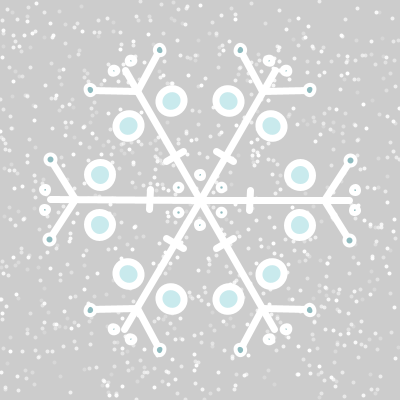
Frame 1 (no input)
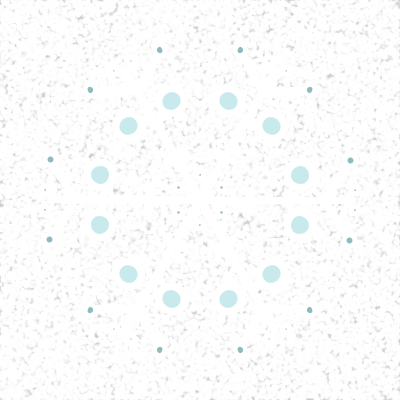
Frame 60 (the mouse pressed at the canvas centre just before this capture)
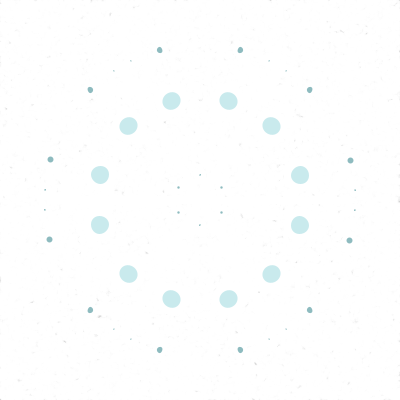
Frame 120 (the mouse held since frame 60 and released just before this capture)

The Processing sketch that drew these frames (run headless with seeded random() and noise(); from frame 60 on, the mouse is pressed at the canvas centre):

// Processing sketch: processing_123781
// ── processing_123781.pde

void setup () {
size (400,400);}

void draw () {
translate (width/2,height/2);

for (int j=0;j<1000;j++){
  stroke (255,random(50,255));
  strokeWeight (4);
  point (random(-200,200),random(-200,200));
}

int n=6;

for (int i=0;i<n;i++) {
  
  rotate (2*PI/n);
  strokeWeight (7);
  stroke (255);
  line (0,0,150,0);
  
  stroke (255);
  line (125,0,150,40);
  scale (1,-1);
  line (125,0,150,40);
  
  scale (1,1);
  fill (201,234,237);
  ellipse (100,25,25,25);
  stroke (255);
  fill (142,187,191);
  ellipse (155,10,5,5);
  scale (1,-1);
  fill (201,234,237);
  ellipse (100,25,25,25);
  stroke (255);
  fill (142,187,191);
  ellipse (155,10,5,5);
  
  scale (1,1);
  stroke (255);
  fill (142,187,191);
  ellipse (0,25,5,5);
  strokeWeight (4);
  ellipse (150,40,10,10);
  scale (1,-1);
  strokeWeight (4);
  ellipse (150,40,10,10);

  scale (1,-1);
  strokeWeight (7);
  stroke (255);
  line (50,10,50,-10);

}
}
